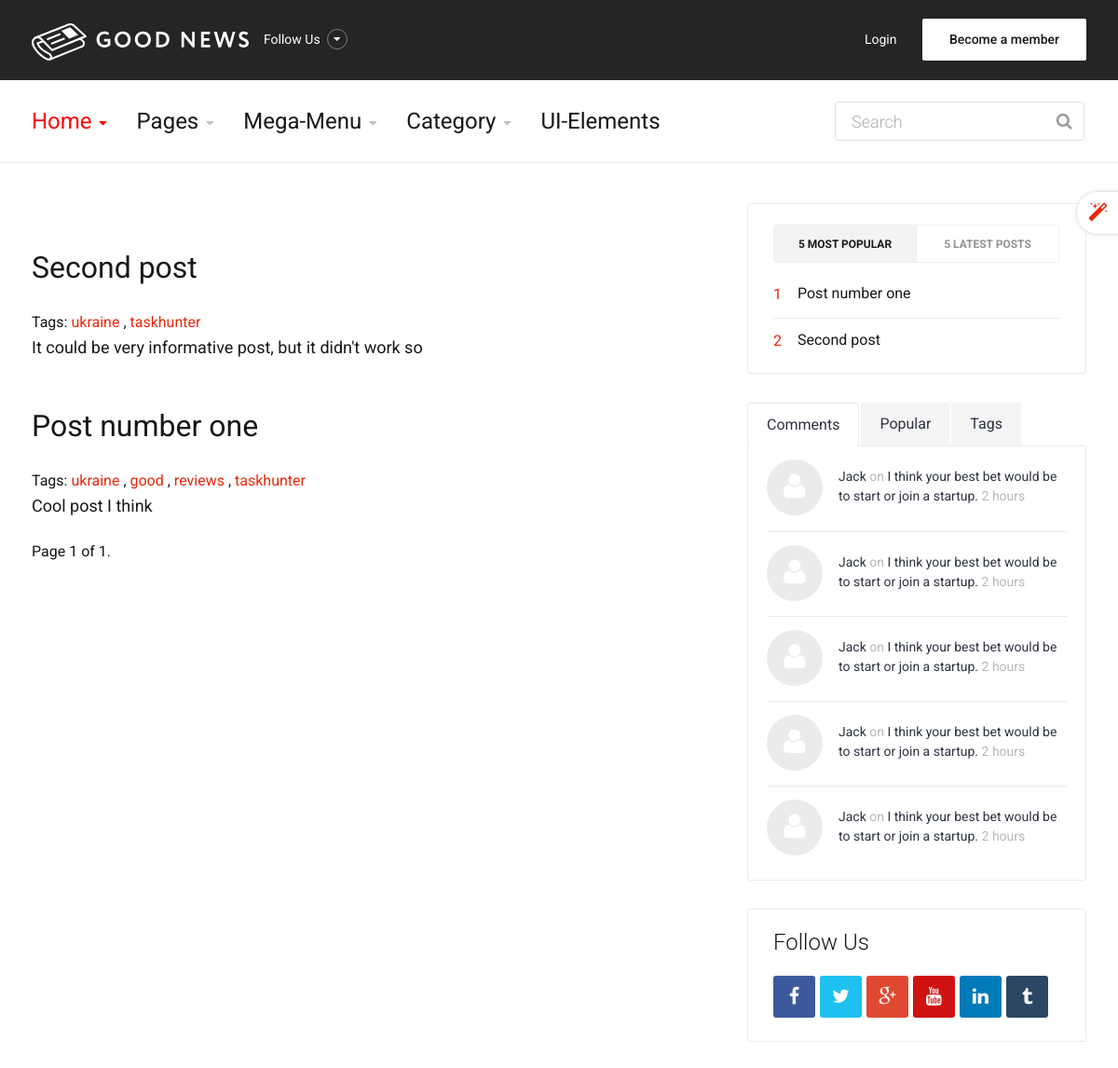
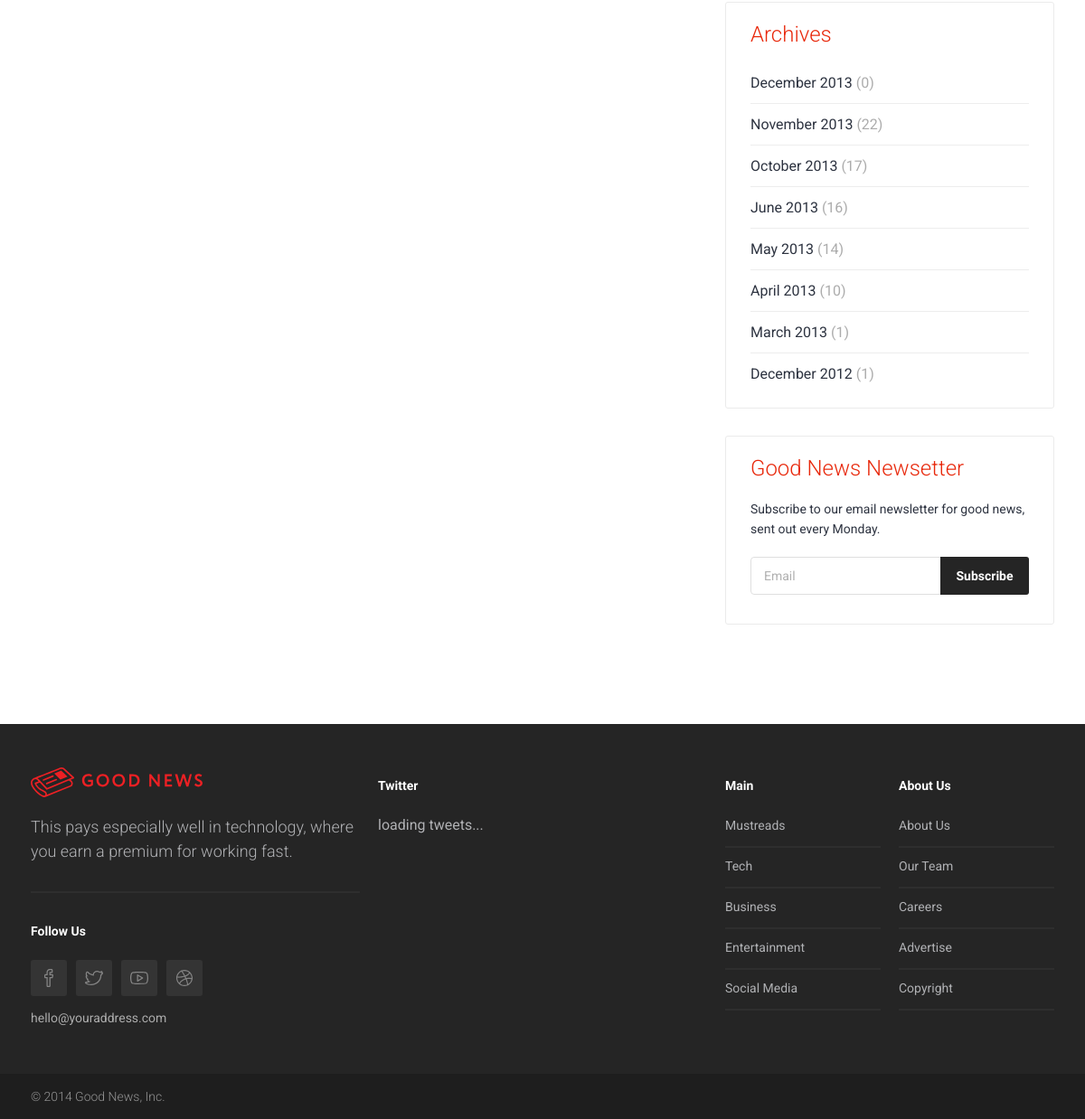
Screenshot of /blog/ with the database file from the repository (2 pictures, top to bottom).
### blog/models.py (models this page shows, shortened)
class Post(models.Model):
	STATUS_CHOICES = (
		('draft', 'Draft'),
		('published', 'Published'),
	)
	title = models.CharField(max_length=250)   # заголовок статьи
	slug = models.SlugField(max_length=250, unique_for_date='publish')   # формирования URL-ов в виде букв и цифр для улучшения распознавания поисковой системой
	author = models.ForeignKey(User, on_delete=models.CASCADE, related_name='blog_posts')   # автор публикации
	body = models.TextField()   # сама статья
	publish = models.DateTimeField(default=timezone.now)   # время когда опубликовано
	created = models.DateTimeField(auto_now_add=True)   # время создания
	updated = models.DateTimeField(auto_now=True)   # время редактирования
	status = models.CharField(max_length=10, choices=STATUS_CHOICES, default='draft')  # статус блога (например "опубликовано")
	objects = models.Manager()  # Менеджер по умолчанию
	published = PublishedManager()  # Новый менеджер
	tags = TaggableManager()
	class Meta:
		ordering = ('-publish',)  # сортировка статей по дате публикация (по убыванию)
	def get_absolute_url(self):
		return reverse('blog:post_detail', args=[self.publish.year, self.publish.month, self.publish.day, self.slug])

### blog/views.py (the view)
# urls.py: path('', views.post_list, name='post_list'),  # post views
def post_list(request, tag_slug=None):
	object_list = Post.published.all()  # запрашиваем все опубликованные статьи с помощью менеджера published
	tag = None
	if tag_slug:
		tag = get_object_or_404(Tag, slug=tag_slug)
		object_list = object_list.filter(tags__in=[tag])  # фильтруем статьи с определенным тегом
	paginator = Paginator(object_list, 3)  # по 3 статьи на страницу
	page = request.GET.get('page')
	try:
		posts = paginator.page(page)
	except PageNotAnInteger:
		posts = paginator.page(1)
	except EmptyPage:
		posts = paginator.page(paginator.num_pages)
	return render(request, 'blog/post/list.html', {'page': page, 'posts': posts, 'tag': tag})

### blog/models.py (called while the page is built)
	def get_queryset(self):
		return super().get_queryset().filter(status='published')

### blog/templatetags/blog_tags.py (called while the page is built)
@register.inclusion_tag('blog/post/latest_posts.html')
def show_latest_posts(count=5):
	latest_posts = Post.published.order_by('-publish')[:count]
	return {'latest_posts': latest_posts}

@register.simple_tag
def get_most_commented_posts(count=5):
	return Post.published.annotate(total_comments=Count('comments')).order_by('total_comments')[:count]

### blog/templates/blog/post/list.html (shortened to what this page needs)
{% extends 'blog/base.html' %}
{% block content %}
 	{% for post in posts %}
		<h2><a href="{{ post.get_absolute_url }}">{{ post.title }}</a></h2>
		<div class="tags">
			Tags:
 				{% for tag in post.tags.all %}
 					<a href="{% url 'blog:post_list_by_tag' tag.slug %}">
 					{{ tag.name }}
 					</a>
 					{% if not forloop.last %}, {% endif %}
 				{% endfor %}
		</div>
		<p class="excerpt-entry">{{ post.body|truncatewords:30 }}</p>
	{% endfor %}
	{% include 'pagination.html' with page=posts %}
{% endblock %}

### blog/templates/blog/base.html (shortened to what this page needs)
<!DOCTYPE html>
{% load blog_tags %}
{% load static %}
<head>
	<link rel="stylesheet" type="text/css" href="{% static 'css/bootstrap.css' %}" >
	<link rel="stylesheet" type="text/css" href="{% static 'css/style.css' %}">
    <link rel="stylesheet" type="text/css" href="{% static 'css/colors/color1.css' %}">
	<link rel="stylesheet" type="text/css" href="{% static 'css/animate.css' %}">
</head>
<body>
   	<header id="header" class="header">
	   	<div class="top-wrap">
			<div class="container">
				<div class="row">
					<div class="col-md-6">
		              	<div id="logo" class="logo">
							<a href="index.html" rel="home" title="home">
								<img src="{% static 'images/logo.svg' %}" alt="Good News" />
							</a>
		            	</div>
		            	<div class="follow-us">
			            	<div class="follow-title">
			            		Follow Us
			            	</div>
		            	</div>
		            </div>
		            <div class="col-md-6">
		            	<div class="member-area">
		            		<span class="login-popup"><a href="#login-modal">Login</a></span>
		            		<span class="signup-popup"><a href="#signup-modal">Become a member</a></span>
		            	</div>
		            </div>
	            </div>
	         </div>
	   	</div>
		<div class="header-wrap">
		 <div class="container">
		    <div class="row">
				<div class="col-md-9">
					<nav id="mainnav" class="mainnav">
						<ul class="menu">
							<li class="has-children"><a class="active" href="index-2.html">Home</a>
							</li>
							<li class="has-children"><a href="#">Pages</a>
							</li>
							<li class="gn-mega-menu"><a href="category.html">Mega-Menu</a>
							</li>
							<li class="has-children"><a href="category.html">Category</a>
							</li>
							<li><a href="ui-elements.html">UI-Elements</a></li>
						</ul>
					</nav>
				</div>
				<div class="col-md-3">
					<div class="search-wrap">
						<form action="#" id="searchform" class="search-form" method="get" role="search">
							<input type="text" id="s" placeholder="Search" class="search-field">
							<input type="submit" value="&#xf002;" id="searchsubmit" class="search-submit">
						</form>
					</div>
				</div>
		    </div>
		 </div>
		</div>
	</header>
	<section id="main" class="category-page">
		<div class="container">
			<div class="row">
				<div class="col-md-8">
					<div class="post-wrap">
						<article class="post">
							<div class="content">
								{% block content %}{% endblock content %}
							</div>
						</article>
					</div>
				</div>
				<div class="col-md-4">
					<div class="sidebar-widget-1">
						<div class="widget widget-tabs2">
							<div class="tabs style2">
								<ul class="menu-tab">
									<li class="active"><a href="#">5 Most Popular</a></li>
								   	<li><a href="#">5 Latest Posts</a></li>
								</ul>
								<div class="content-tab">
								   	<div class="content">
										{% get_most_commented_posts as most_commented_posts %}
											<ul class="most-popular">
												{% for post in most_commented_posts %}
													<li>
														<div class="order">{{ post.id }}</div>
														<p><a href="{{ post.get_absolute_url }}">{{ post.title }}</a></p>
													</li>
												{% endfor %}
											</ul>
								   	</div>
								</div>
							</div>
						</div>
						<div class="widget widget-tabs">
							<div class="tabs">
								<ul class="menu-tab">
									<li class="active"><a href="#">Comments</a></li>
								   	<li><a href="#">Popular</a></li>
								   	<li><a href="#">Tags</a></li>
								</ul>
								<div class="content-tab">
								   	<div class="content">
										<ul class="comments">
											<li>
												<div class="avatar">
													<a href="#"><img src="{% static 'images/user.jpg' %}" alt="image"></a>
												</div>
												<p><a href="#">Jack</a> on <a href="#">I think your best bet would be to start or join a startup.</a> 2 hours</p>
											</li>
											<li>
												<div class="avatar">
													<a href="#"><img src="{% static 'images/user.jpg' %}" alt="image"></a>
												</div>
												<p><a href="#">Jack</a> on <a href="#">I think your best bet would be to start or join a startup.</a> 2 hours</p>
											</li>
											<li>
												<div class="avatar">
													<a href="#"><img src="{% static 'images/user.jpg' %}" alt="image"></a>
												</div>
												<p><a href="#">Jack</a> on <a href="#">I think your best bet would be to start or join a startup.</a> 2 hours</p>
											</li>
											<li>
												<div class="avatar">
													<a href="#"><img src="{% static 'images/user.jpg' %}" alt="image"></a>
												</div>
												<p><a href="#">Jack</a> on <a href="#">I think your best bet would be to start or join a startup.</a> 2 hours</p>
											</li>
											<li>
												<div class="avatar">
													<a href="#"><img src="{% static 'images/user.jpg' %}" alt="image"></a>
												</div>
												<p><a href="#">Jack</a> on <a href="#">I think your best bet would be to start or join a startup.</a> 2 hours</p>
											</li>
										</ul>
								   	</div>
								</div>
							</div>
						</div>
						<div class="widget widget-follow-us">
							<h5 class="widget-title text-dark">Follow Us</h5>
							<div class="socials">
								<a class="facebook" href="#"><i class="fa fa-facebook"></i></a>
								<a class="twitter" href="#"><i class="fa fa-twitter"></i></a>
								<a class="google" href="#"><i class="fa fa-google-plus"></i></a>
								<a class="youtube" href="#"><i class="fa fa-youtube"></i></a>
								<a class="linkedin" href="#"><i class="fa fa-linkedin"></i></a>
								<a class="tumblr" href="#"><i class="fa fa-tumblr"></i></a>
							</div>
						</div>
						<div class="widget widget-categories">
							<h5 class="widget-title">Archives</h5>
							<ul class="cat-list">
								<li><a href="#">December 2013 <span>(0)</span></a></li>
								<li><a href="#">November 2013 <span>(22)</span></a></li>
								<li><a href="#">October 2013 <span>(17)</span></a></li>
								<li><a href="#">June 2013 <span>(16)</span></a></li>
								<li><a href="#">May 2013 <span>(14)</span></a></li>
								<li><a href="#">April 2013 <span>(10)</span></a></li>
								<li><a href="#">March 2013 <span>(1)</span></a></li>
								<li><a href="#">December 2012 <span>(1)</span></a></li>
							</ul>
						</div>
						<div class="widget widget-subscribe">
							<h5 class="widget-title">Good News Newsetter</h5>
							<p>Subscribe to our email newsletter for good news, sent out every Monday.</p>
							<form method="post" action="#" id="subscribe-form" data-mailchimp="true">
								<div id="subscribe-content">
									<div class="input">
									   <input type="text" id="subscribe-email" name="subscribe-email" placeholder="Email">
									</div>
									<div class="button">
									   <button type="button" id="subscribe-button" class="" title="Subscribe now">Subscribe</button>
									</div>
								</div>
							</form>
						</div>
					</div>
				</div>
			</div>
		</div>
	</section>
	<footer id="footer">
		<div class="footer-widgets">
			<div class="container">
				<div class="row">
					<div class="col-md-4">
						<div class="widget widget-brand">
							<div class="logo logo-footer">
								<a href="#"><img src="{% static 'images/logo-footer.svg' %}" alt="Good News"></a>
							</div>
							<p>This pays especially well in technology, where you earn a premium for working fast.</p>
						</div>
						<div class="widget widget-social">
							<h5 class="widget-title">Follow Us</h5>
							<div class="social-list">
								<a href="#"><img src="{% static 'images/facebook.svg' %}" alt="image"></a>
								<a href="#"><img src="{% static 'images/twitter.svg' %}" alt="image"></a>
								<a href="#"><img src="{% static 'images/youtube.svg' %}" alt="image"></a>
								<a href="#"><img src="{% static 'images/dribbble.svg' %}" alt="image"></a>
							</div>
							<a class="email" href="#">hello@youraddress.com</a>
						</div>
					</div>
					<div class="col-md-4">
						<div class="widget widget-twitter">
							<h5 class="widget-title">Twitter</h5>
							<div class="latest-tweets" data-number="3" data-username="envato" data-modpath="twitter/index.html"></div>
						</div>
					</div>
					<div class="col-md-2">
						<div class="widget widget-list">
							<h5 class="widget-title">Main</h5>
							<ul class="links-list">
								<li><a href="#">Mustreads</a></li>
								<li><a href="#">Tech</a></li>
								<li><a href="#">Business</a></li>
								<li><a href="#">Entertainment</a></li>
								<li><a href="#">Social Media</a></li>
							</ul>
						</div>
					</div>
					<div class="col-md-2">
						<div class="widget widget-list">
							<h5 class="widget-title">About Us</h5>
							<ul class="links-list">
								<li><a href="#">About Us</a></li>
								<li><a href="#">Our Team</a></li>
								<li><a href="#">Careers </a></li>
								<li><a href="#">Advertise</a></li>
								<li><a href="#">Copyright</a></li>
							</ul>
						</div>
					</div>
				</div>
			</div>
		</div>
		<div class="footer-copyright">
			<div class="container">
				<div class="row">
					<div class="col-md-12">
						&copy; 2014 Good News, Inc.
					</div>
				</div>
			</div>
		</div>
	</footer>
</body>
</html>

### blog/static/css/colors/color1.css (style rules this page uses)
a, a:hover, a:active, #mainnav ul.sub-menu > li > a:hover, #mainnav > ul > li > ul > li.active > a, #mainnav ul.sub-menu > li.has-children > a:hover:after, #mainnav li.gn-mega-menu .mega-item-wrap .mega-item h5 a:hover, #mainnav li.gn-mega-menu .nav-mega-item a:hover, #mainnav-mobi .social-mobi a:hover, .member-area .options li a:hover, .activity span a:hover, .activity span.comment a:hover:before, .banner .banner-items h4 a:hover, .sidebar-widget-1 .widget-title, .widget-most-popular .order, .most-popular .order, .widget-categories li a:hover, .comments-list .comment-head a:hover, .go-top:hover, .switcher-container span a, .toggle .toggle-title.active:before, .navigation-panel .close-nav:hover, .navigation-panel .close-nav:hover, .contact-page .contact-social li:hover i, .about-page .about-links li a:hover { color: #e8280b; }
button, input[type="button"], input[type="reset"], input[type="submit"], #mainnav-mobi > ul > li.menu-addon span.signup-link a, .top-wrap, .toggle-panel, .elements-box.red, .tabs .tags a:hover, .posts .load-comment a, .gn-button, .dropdown li:hover, .error-wrap #searchsubmit, .tabs.style2 .content-tab.scroll li:hover:before, .about-page .about-twitter .follow-us, .flex-control-nav li a.flex-active { background-color: #252525; }
#mainnav > ul > li > a:hover, #mainnav > ul > li > a.active, #mainnav > ul > li.has-children > a:hover:after, #mainnav > ul > li.has-children > a.active:after, #mainnav > ul > li.gn-mega-menu > a:hover:after, .trending-posts .post h3 a:hover, .widget-recent .content a:hover, .tabs .comments p a:hover, .tabs .pop-posts .text a:hover, .footer-widgets .widget-social .email:hover, .footer-widgets .widget-twitter li a:hover, .footer-widgets .widget-list li a:hover, .widget-most-popular li a:hover, .most-popular li a:hover, .tabs.style2 .content-tab.scroll li:hover:before { color: #ff0202; }

### rows the page displays
Post: title "Second post", body "It could be very informative post, but it didn't work so", id "2"
Tag: name "ukraine"
Tag: name "taskhunter"
Post: title "Post number one", body "Cool post I think", id "1"
Tag: name "good"
Tag: name "reviews"

### other values shown
{{ page.number }} "1"
{{ page.paginator.num_pages }} "1"
